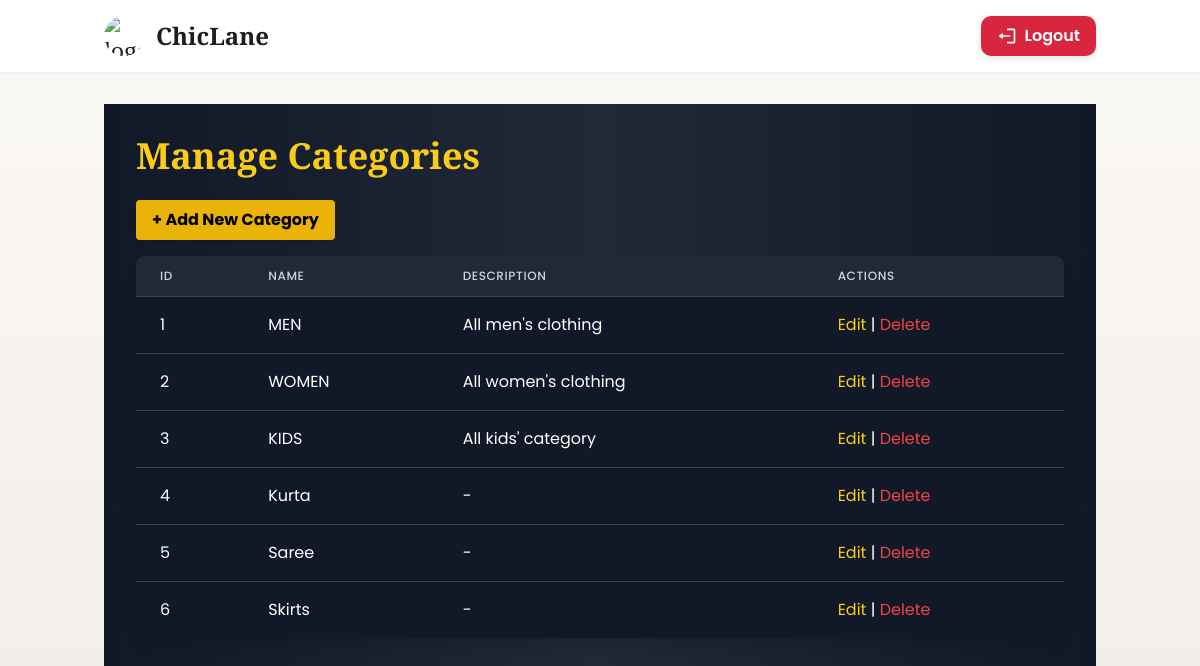
Screenshot of /admin-dashboard/categories/ (signed in) with the database file from the repository.
### store/models.py (models this page shows, shortened)
class Category(models.Model):
    name = models.CharField(max_length=255)
    slug = models.SlugField(unique=True, blank=True)
    description = models.TextField(blank=True, null=True)
    parent = models.ForeignKey(
        'self',
        on_delete=models.SET_NULL,
        blank=True,
        null=True,
        related_name='subcategories'
    )
    image = models.ImageField(upload_to="category_images/", blank=True, null=True)
    class Meta:
        verbose_name_plural = "Categories"

### store/views.py (the view)
# urls.py: path('admin-dashboard/categories/', views.manage_categories, name='manage_categories'),
@admin_required
def manage_categories(request):
    categories = Category.objects.all()
    return render(request, "store/manage_categories.html", {"categories": categories})

### store/context_processors.py (called while the page is built)
def cart_and_wishlist_counts(request):
    cart_count = 0
    wishlist_count = 0
    if request.user.is_authenticated:
        cart_count = CartItem.objects.filter(user=request.user).count()
        wishlist_count = Wishlist.objects.filter(user=request.user).count()
    else:
        session_key = request.session.session_key or request.session.create()
        cart_count = CartItem.objects.filter(session_key=session_key).count()
    return {
        "cart_count": cart_count,
        "wishlist_count": wishlist_count,
    }

### store/views.py (called while the page is built)
def admin_required(view_func):
    return user_passes_test(lambda u: u.is_staff, login_url='store:login')(view_func)

### store/templates/store/manage_categories.html (shortened to what this page needs)
{% extends "store/base.html" %}
{% block content %}
<div class="min-h-screen bg-gradient-to-r from-gray-900 via-gray-800 to-gray-900 text-white p-8">
    <div class="max-w-7xl mx-auto">
        <h1 class="text-4xl font-extrabold mb-6 text-yellow-400">Manage Categories</h1>
        <a href="{% url 'store:add_category' %}" class="mb-4 inline-block bg-yellow-500 text-black font-bold px-4 py-2 rounded shadow hover:bg-yellow-400">
            + Add New Category
        </a>
        <div class="overflow-x-auto rounded-lg bg-black bg-opacity-50 shadow-lg">
            <table class="min-w-full divide-y divide-gray-700">
                <thead class="bg-gray-800">
                    <tr>
                        <th class="px-6 py-3 text-left text-xs font-medium text-gray-300 uppercase tracking-wider">ID</th>
                        <th class="px-6 py-3 text-left text-xs font-medium text-gray-300 uppercase tracking-wider">Name</th>
                        <th class="px-6 py-3 text-left text-xs font-medium text-gray-300 uppercase tracking-wider">Description</th>
                        <th class="px-6 py-3 text-left text-xs font-medium text-gray-300 uppercase tracking-wider">Actions</th>
                    </tr>
                </thead>
                <tbody class="bg-gray-900 divide-y divide-gray-700">
                    {% for category in categories %}
                    <tr>
                        <td class="px-6 py-4 whitespace-nowrap">{{ forloop.counter }}</td>
                        <td class="px-6 py-4 whitespace-nowrap">{{ category.name }}</td>
                        <td class="px-6 py-4 whitespace-nowrap">{{ category.description|default:"-" }}</td>
                        <td class="px-6 py-4 whitespace-nowrap">
                            <a href="{% url 'store:edit_category' category.id %}" class="text-yellow-400 hover:underline">Edit</a> |
                            <a href="{% url 'store:delete_category' category.id %}" class="text-red-500 hover:underline">Delete</a>
                        </td>
                    </tr>
                    {% empty %}
                    <tr>
                        <td colspan="4" class="px-6 py-4 text-center text-gray-400">No categories found.</td>
                    </tr>
                    {% endfor %}
                </tbody>
            </table>
        </div>
    </div>
</div>
{% endblock %}

### static/store/css/custom.css (style rules this page uses)
:root { --gold: #C9A34A; --ivory: #FBF9F6; --charcoal: #1E1E1E; --muted: #767676; }
body { background: var(--ivory); color: var(--charcoal); font-family: 'Inter', sans-serif; }

### store/templates/store/base.html (style rules this page uses)
body { font-family: 'Poppins', sans-serif !important; background: linear-gradient(180deg, #FBF9F6 0%, #F0ECE8 100%); color: #1E1E1E; }
h1, h2, h3, h4, h5, h6 { font-family: 'Playfair Display', serif; }

### rows the page displays
Category: name "MEN", description "All men's clothing"
Category: name "WOMEN", description "All women's clothing"
Category: name "KIDS", description "All kids' category"
Category: name "Kurta", description "-"
Category: name "Saree", description "-"
Category: name "Skirts", description "-"
